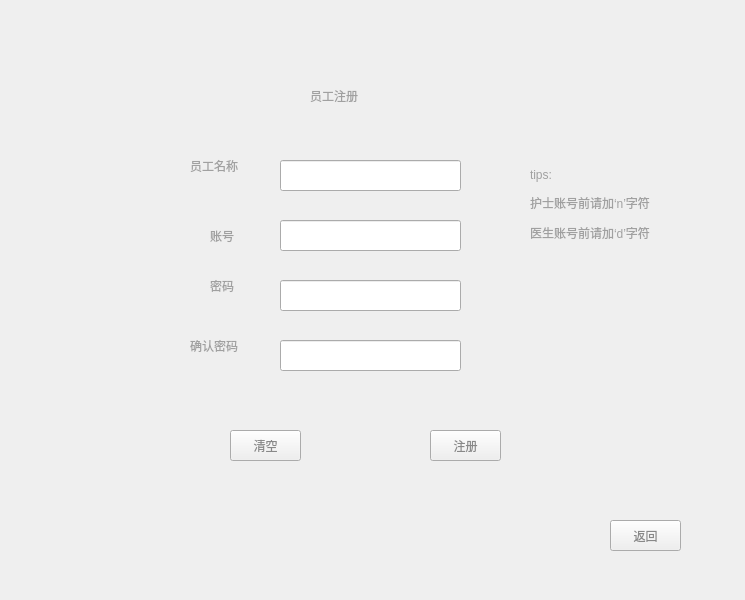
<?xml version="1.0" encoding="UTF-8"?>
<ui version="4.0">
 <class>Form</class>
 <widget class="QWidget" name="Form">
  <property name="geometry">
   <rect>
    <x>0</x>
    <y>0</y>
    <width>745</width>
    <height>600</height>
   </rect>
  </property>
  <property name="windowTitle">
   <string>Form</string>
  </property>
  <widget class="QLabel" name="label_5">
   <property name="geometry">
    <rect>
     <x>310</x>
     <y>70</y>
     <width>91</width>
     <height>51</height>
    </rect>
   </property>
   <property name="palette">
    <palette>
     <active>
      <colorrole role="WindowText">
       <brush brushstyle="SolidPattern">
        <color alpha="255">
         <red>160</red>
         <green>160</green>
         <blue>160</blue>
        </color>
       </brush>
      </colorrole>
     </active>
     <inactive>
      <colorrole role="WindowText">
       <brush brushstyle="SolidPattern">
        <color alpha="255">
         <red>160</red>
         <green>160</green>
         <blue>160</blue>
        </color>
       </brush>
      </colorrole>
     </inactive>
     <disabled>
      <colorrole role="WindowText">
       <brush brushstyle="SolidPattern">
        <color alpha="255">
         <red>120</red>
         <green>120</green>
         <blue>120</blue>
        </color>
       </brush>
      </colorrole>
     </disabled>
    </palette>
   </property>
   <property name="styleSheet">
    <string notr="true">font: 25 16pt &quot;Raleway ExtraLight&quot;;</string>
   </property>
   <property name="text">
    <string>员工注册</string>
   </property>
  </widget>
  <widget class="QLineEdit" name="lineEdit_2">
   <property name="geometry">
    <rect>
     <x>280</x>
     <y>280</y>
     <width>181</width>
     <height>31</height>
    </rect>
   </property>
  </widget>
  <widget class="QLabel" name="label_7">
   <property name="geometry">
    <rect>
     <x>210</x>
     <y>220</y>
     <width>41</width>
     <height>31</height>
    </rect>
   </property>
   <property name="palette">
    <palette>
     <active>
      <colorrole role="WindowText">
       <brush brushstyle="SolidPattern">
        <color alpha="255">
         <red>160</red>
         <green>160</green>
         <blue>160</blue>
        </color>
       </brush>
      </colorrole>
     </active>
     <inactive>
      <colorrole role="WindowText">
       <brush brushstyle="SolidPattern">
        <color alpha="255">
         <red>160</red>
         <green>160</green>
         <blue>160</blue>
        </color>
       </brush>
      </colorrole>
     </inactive>
     <disabled>
      <colorrole role="WindowText">
       <brush brushstyle="SolidPattern">
        <color alpha="255">
         <red>120</red>
         <green>120</green>
         <blue>120</blue>
        </color>
       </brush>
      </colorrole>
     </disabled>
    </palette>
   </property>
   <property name="styleSheet">
    <string notr="true">font: 25 12pt &quot;Raleway ExtraLight&quot;;</string>
   </property>
   <property name="text">
    <string>账号</string>
   </property>
  </widget>
  <widget class="QLineEdit" name="lineEdit">
   <property name="geometry">
    <rect>
     <x>280</x>
     <y>220</y>
     <width>181</width>
     <height>31</height>
    </rect>
   </property>
  </widget>
  <widget class="QLabel" name="label_8">
   <property name="geometry">
    <rect>
     <x>210</x>
     <y>270</y>
     <width>51</width>
     <height>31</height>
    </rect>
   </property>
   <property name="palette">
    <palette>
     <active>
      <colorrole role="WindowText">
       <brush brushstyle="SolidPattern">
        <color alpha="255">
         <red>160</red>
         <green>160</green>
         <blue>160</blue>
        </color>
       </brush>
      </colorrole>
     </active>
     <inactive>
      <colorrole role="WindowText">
       <brush brushstyle="SolidPattern">
        <color alpha="255">
         <red>160</red>
         <green>160</green>
         <blue>160</blue>
        </color>
       </brush>
      </colorrole>
     </inactive>
     <disabled>
      <colorrole role="WindowText">
       <brush brushstyle="SolidPattern">
        <color alpha="255">
         <red>120</red>
         <green>120</green>
         <blue>120</blue>
        </color>
       </brush>
      </colorrole>
     </disabled>
    </palette>
   </property>
   <property name="styleSheet">
    <string notr="true">font: 25 12pt &quot;Raleway ExtraLight&quot;;</string>
   </property>
   <property name="text">
    <string>密码</string>
   </property>
  </widget>
  <widget class="QLineEdit" name="lineEdit_3">
   <property name="geometry">
    <rect>
     <x>280</x>
     <y>340</y>
     <width>181</width>
     <height>31</height>
    </rect>
   </property>
  </widget>
  <widget class="QLabel" name="label_9">
   <property name="geometry">
    <rect>
     <x>190</x>
     <y>330</y>
     <width>71</width>
     <height>31</height>
    </rect>
   </property>
   <property name="palette">
    <palette>
     <active>
      <colorrole role="WindowText">
       <brush brushstyle="SolidPattern">
        <color alpha="255">
         <red>160</red>
         <green>160</green>
         <blue>160</blue>
        </color>
       </brush>
      </colorrole>
     </active>
     <inactive>
      <colorrole role="WindowText">
       <brush brushstyle="SolidPattern">
        <color alpha="255">
         <red>160</red>
         <green>160</green>
         <blue>160</blue>
        </color>
       </brush>
      </colorrole>
     </inactive>
     <disabled>
      <colorrole role="WindowText">
       <brush brushstyle="SolidPattern">
        <color alpha="255">
         <red>120</red>
         <green>120</green>
         <blue>120</blue>
        </color>
       </brush>
      </colorrole>
     </disabled>
    </palette>
   </property>
   <property name="styleSheet">
    <string notr="true">font: 25 12pt &quot;Raleway ExtraLight&quot;;</string>
   </property>
   <property name="text">
    <string>确认密码</string>
   </property>
  </widget>
  <widget class="QPushButton" name="pushButton_4">
   <property name="geometry">
    <rect>
     <x>610</x>
     <y>520</y>
     <width>71</width>
     <height>31</height>
    </rect>
   </property>
   <property name="palette">
    <palette>
     <active>
      <colorrole role="WindowText">
       <brush brushstyle="SolidPattern">
        <color alpha="255">
         <red>136</red>
         <green>136</green>
         <blue>136</blue>
        </color>
       </brush>
      </colorrole>
      <colorrole role="ButtonText">
       <brush brushstyle="SolidPattern">
        <color alpha="255">
         <red>136</red>
         <green>136</green>
         <blue>136</blue>
        </color>
       </brush>
      </colorrole>
     </active>
     <inactive>
      <colorrole role="WindowText">
       <brush brushstyle="SolidPattern">
        <color alpha="255">
         <red>136</red>
         <green>136</green>
         <blue>136</blue>
        </color>
       </brush>
      </colorrole>
      <colorrole role="ButtonText">
       <brush brushstyle="SolidPattern">
        <color alpha="255">
         <red>136</red>
         <green>136</green>
         <blue>136</blue>
        </color>
       </brush>
      </colorrole>
     </inactive>
     <disabled>
      <colorrole role="WindowText">
       <brush brushstyle="SolidPattern">
        <color alpha="255">
         <red>120</red>
         <green>120</green>
         <blue>120</blue>
        </color>
       </brush>
      </colorrole>
      <colorrole role="ButtonText">
       <brush brushstyle="SolidPattern">
        <color alpha="255">
         <red>120</red>
         <green>120</green>
         <blue>120</blue>
        </color>
       </brush>
      </colorrole>
     </disabled>
    </palette>
   </property>
   <property name="styleSheet">
    <string notr="true">font: 25 14pt &quot;Raleway ExtraLight&quot;;</string>
   </property>
   <property name="text">
    <string>返回</string>
   </property>
  </widget>
  <widget class="QLabel" name="label_10">
   <property name="geometry">
    <rect>
     <x>530</x>
     <y>150</y>
     <width>171</width>
     <height>111</height>
    </rect>
   </property>
   <property name="palette">
    <palette>
     <active>
      <colorrole role="WindowText">
       <brush brushstyle="SolidPattern">
        <color alpha="255">
         <red>160</red>
         <green>160</green>
         <blue>160</blue>
        </color>
       </brush>
      </colorrole>
     </active>
     <inactive>
      <colorrole role="WindowText">
       <brush brushstyle="SolidPattern">
        <color alpha="255">
         <red>160</red>
         <green>160</green>
         <blue>160</blue>
        </color>
       </brush>
      </colorrole>
     </inactive>
     <disabled>
      <colorrole role="WindowText">
       <brush brushstyle="SolidPattern">
        <color alpha="255">
         <red>120</red>
         <green>120</green>
         <blue>120</blue>
        </color>
       </brush>
      </colorrole>
     </disabled>
    </palette>
   </property>
   <property name="styleSheet">
    <string notr="true">font: 25 12pt &quot;Raleway ExtraLight&quot;;</string>
   </property>
   <property name="text">
    <string>&lt;html&gt;&lt;head/&gt;&lt;body&gt;&lt;p&gt;tips:  &lt;/p&gt;&lt;p&gt;护士账号前请加‘n’字符&lt;/p&gt;&lt;p&gt;医生账号前请加‘d’字符&lt;/p&gt;&lt;/body&gt;&lt;/html&gt;</string>
   </property>
  </widget>
  <widget class="QLabel" name="label_11">
   <property name="geometry">
    <rect>
     <x>190</x>
     <y>150</y>
     <width>71</width>
     <height>31</height>
    </rect>
   </property>
   <property name="palette">
    <palette>
     <active>
      <colorrole role="WindowText">
       <brush brushstyle="SolidPattern">
        <color alpha="255">
         <red>160</red>
         <green>160</green>
         <blue>160</blue>
        </color>
       </brush>
      </colorrole>
     </active>
     <inactive>
      <colorrole role="WindowText">
       <brush brushstyle="SolidPattern">
        <color alpha="255">
         <red>160</red>
         <green>160</green>
         <blue>160</blue>
        </color>
       </brush>
      </colorrole>
     </inactive>
     <disabled>
      <colorrole role="WindowText">
       <brush brushstyle="SolidPattern">
        <color alpha="255">
         <red>120</red>
         <green>120</green>
         <blue>120</blue>
        </color>
       </brush>
      </colorrole>
     </disabled>
    </palette>
   </property>
   <property name="styleSheet">
    <string notr="true">font: 25 12pt &quot;Raleway ExtraLight&quot;;</string>
   </property>
   <property name="text">
    <string>员工名称</string>
   </property>
  </widget>
  <widget class="QLineEdit" name="lineEdit_4">
   <property name="geometry">
    <rect>
     <x>280</x>
     <y>160</y>
     <width>181</width>
     <height>31</height>
    </rect>
   </property>
  </widget>
  <widget class="QPushButton" name="pushButton_5">
   <property name="geometry">
    <rect>
     <x>230</x>
     <y>430</y>
     <width>71</width>
     <height>31</height>
    </rect>
   </property>
   <property name="palette">
    <palette>
     <active>
      <colorrole role="WindowText">
       <brush brushstyle="SolidPattern">
        <color alpha="255">
         <red>136</red>
         <green>136</green>
         <blue>136</blue>
        </color>
       </brush>
      </colorrole>
      <colorrole role="ButtonText">
       <brush brushstyle="SolidPattern">
        <color alpha="255">
         <red>136</red>
         <green>136</green>
         <blue>136</blue>
        </color>
       </brush>
      </colorrole>
     </active>
     <inactive>
      <colorrole role="WindowText">
       <brush brushstyle="SolidPattern">
        <color alpha="255">
         <red>136</red>
         <green>136</green>
         <blue>136</blue>
        </color>
       </brush>
      </colorrole>
      <colorrole role="ButtonText">
       <brush brushstyle="SolidPattern">
        <color alpha="255">
         <red>136</red>
         <green>136</green>
         <blue>136</blue>
        </color>
       </brush>
      </colorrole>
     </inactive>
     <disabled>
      <colorrole role="WindowText">
       <brush brushstyle="SolidPattern">
        <color alpha="255">
         <red>120</red>
         <green>120</green>
         <blue>120</blue>
        </color>
       </brush>
      </colorrole>
      <colorrole role="ButtonText">
       <brush brushstyle="SolidPattern">
        <color alpha="255">
         <red>120</red>
         <green>120</green>
         <blue>120</blue>
        </color>
       </brush>
      </colorrole>
     </disabled>
    </palette>
   </property>
   <property name="styleSheet">
    <string notr="true">font: 25 14pt &quot;Raleway ExtraLight&quot;;</string>
   </property>
   <property name="text">
    <string>清空</string>
   </property>
  </widget>
  <widget class="QPushButton" name="pushButton_6">
   <property name="geometry">
    <rect>
     <x>430</x>
     <y>430</y>
     <width>71</width>
     <height>31</height>
    </rect>
   </property>
   <property name="palette">
    <palette>
     <active>
      <colorrole role="WindowText">
       <brush brushstyle="SolidPattern">
        <color alpha="255">
         <red>136</red>
         <green>136</green>
         <blue>136</blue>
        </color>
       </brush>
      </colorrole>
      <colorrole role="ButtonText">
       <brush brushstyle="SolidPattern">
        <color alpha="255">
         <red>136</red>
         <green>136</green>
         <blue>136</blue>
        </color>
       </brush>
      </colorrole>
     </active>
     <inactive>
      <colorrole role="WindowText">
       <brush brushstyle="SolidPattern">
        <color alpha="255">
         <red>136</red>
         <green>136</green>
         <blue>136</blue>
        </color>
       </brush>
      </colorrole>
      <colorrole role="ButtonText">
       <brush brushstyle="SolidPattern">
        <color alpha="255">
         <red>136</red>
         <green>136</green>
         <blue>136</blue>
        </color>
       </brush>
      </colorrole>
     </inactive>
     <disabled>
      <colorrole role="WindowText">
       <brush brushstyle="SolidPattern">
        <color alpha="255">
         <red>120</red>
         <green>120</green>
         <blue>120</blue>
        </color>
       </brush>
      </colorrole>
      <colorrole role="ButtonText">
       <brush brushstyle="SolidPattern">
        <color alpha="255">
         <red>120</red>
         <green>120</green>
         <blue>120</blue>
        </color>
       </brush>
      </colorrole>
     </disabled>
    </palette>
   </property>
   <property name="styleSheet">
    <string notr="true">font: 25 14pt &quot;Raleway ExtraLight&quot;;</string>
   </property>
   <property name="text">
    <string>注册</string>
   </property>
  </widget>
 </widget>
 <resources/>
 <connections/>
</ui>
